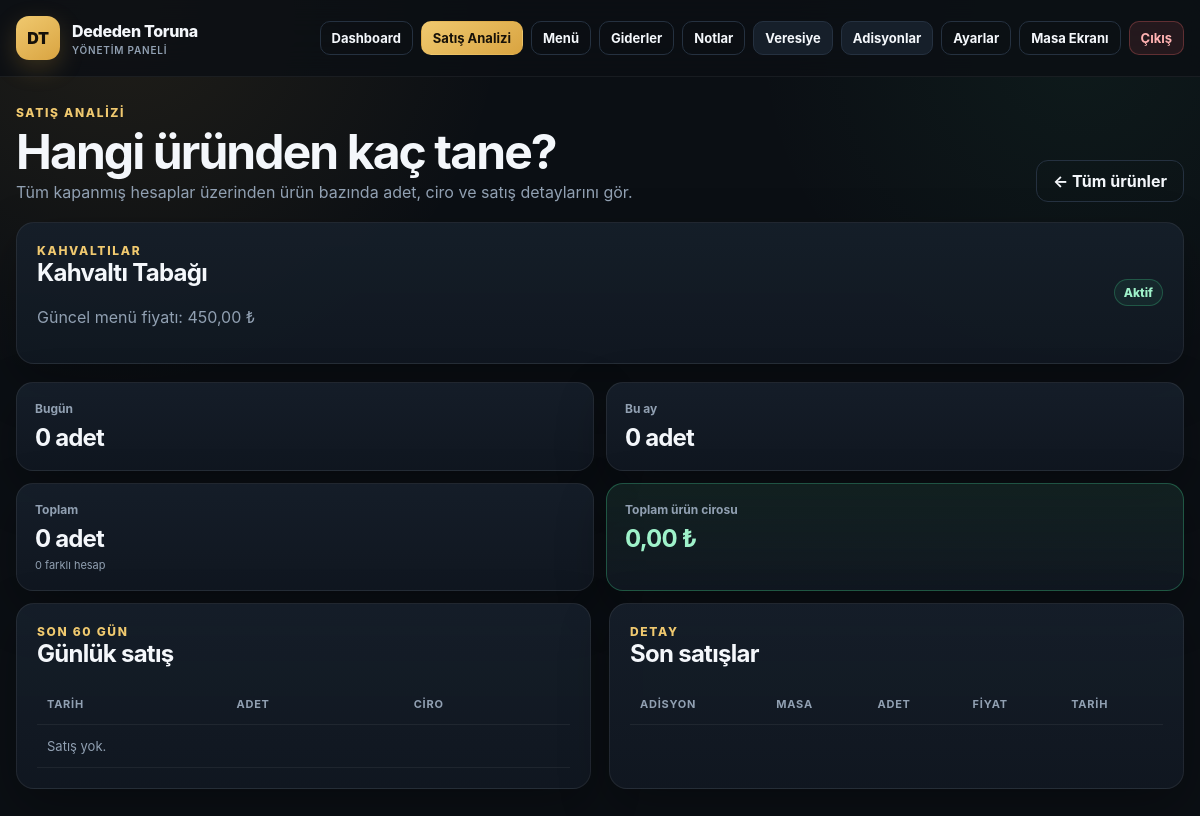
The app's page /admin/product_stats.php?product_id=2 (signed in) with its own data.
### tables this page shows
CREATE TABLE IF NOT EXISTS products (
    id INT UNSIGNED AUTO_INCREMENT PRIMARY KEY,
    category_id INT UNSIGNED NOT NULL,
    name VARCHAR(160) NOT NULL,
    description TEXT NULL,
    price DECIMAL(10,2) NOT NULL DEFAULT 0.00,
    is_active TINYINT(1) NOT NULL DEFAULT 1,
    created_at TIMESTAMP DEFAULT CURRENT_TIMESTAMP,
    updated_at TIMESTAMP DEFAULT CURRENT_TIMESTAMP ON UPDATE CURRENT_TIMESTAMP,
    CONSTRAINT fk_products_category FOREIGN KEY (category_id) REFERENCES categories(id)
        ON UPDATE CASCADE ON DELETE RESTRICT,
    INDEX idx_products_category (category_id),
    INDEX idx_products_active (is_active),
    INDEX idx_products_price (category_id, price, name)
);

CREATE TABLE IF NOT EXISTS categories (
    id INT UNSIGNED AUTO_INCREMENT PRIMARY KEY,
    name VARCHAR(120) NOT NULL UNIQUE,
    sort_order INT NOT NULL DEFAULT 0,
    created_at TIMESTAMP DEFAULT CURRENT_TIMESTAMP
);

### helpers.php (called while the page is built, shortened)
<?php
function e(string $value): string
{
    return htmlspecialchars($value, ENT_QUOTES, 'UTF-8');
}
function money(float $value): string
{
    return number_format($value, 2, ',', '.') . ' ₺';
}

### admin/product_stats.php (the view, shortened to what this page needs)
<?php
require __DIR__ . '/../config.php';require __DIR__ . '/../helpers.php';require_admin();$profile=business_profile($pdo);$productId=filter_input(INPUT_GET,'product_id',FILTER_VALIDATE_INT);
$detail=null;$recent=[];$daily=[];$summary=null;if($productId){$stmt=$pdo->prepare('SELECT p.*,c.name category_name FROM products p JOIN categories c ON c.id=p.category_id WHERE p.id=?');$stmt->execute([$productId]);$detail=$stmt->fetch();if($detail){$stmt=$pdo->prepare("SELECT COALESCE(SUM(oi.quantity),0) qty,COALESCE(SUM(oi.unit_price*oi.quantity),0) revenue,COUNT(DISTINCT o.id) bills,
COALESCE(SUM(CASE WHEN DATE(o.closed_at)=CURDATE() THEN oi.quantity ELSE 0 END),0) today_qty,
COALESCE(SUM(CASE WHEN YEAR(o.closed_at)=YEAR(CURDATE()) AND MONTH(o.closed_at)=MONTH(CURDATE()) THEN oi.quantity ELSE 0 END),0) month_qty
FROM order_items oi JOIN orders o ON o.id=oi.order_id WHERE oi.product_id=? AND o.status='paid'");$stmt->execute([$productId]);$summary=$stmt->fetch();$stmt=$pdo->prepare("SELECT DATE(o.closed_at) sale_date,SUM(oi.quantity) qty,SUM(oi.unit_price*oi.quantity) revenue FROM order_items oi JOIN orders o ON o.id=oi.order_id WHERE oi.product_id=? AND o.status='paid' AND o.closed_at>=DATE_SUB(CURDATE(),INTERVAL 60 DAY) GROUP BY DATE(o.closed_at) ORDER BY sale_date DESC");$stmt->execute([$productId]);$daily=$stmt->fetchAll();$stmt=$pdo->prepare("SELECT o.id order_id,t.table_no,oi.quantity,oi.unit_price,(oi.unit_price*oi.quantity) line_total,o.closed_at FROM order_items oi JOIN orders o ON o.id=oi.order_id JOIN cafe_tables t ON t.id=o.table_id WHERE oi.product_id=? AND o.status='paid' ORDER BY o.closed_at DESC LIMIT 40");$stmt->execute([$productId]);$recent=$stmt->fetchAll();}}
$activePage='stats';$pageTitle='Ürün Satış Analizi';require __DIR__ . '/_top.php';
?>
<section class="admin-heading"><div><div class="eyebrow">Satış Analizi</div><h1 class="admin-title">Hangi üründen kaç tane?</h1><p class="muted">Tüm kapanmış hesaplar üzerinden ürün bazında adet, ciro ve satış detaylarını gör.</p></div><?php if($detail):?><a class="btn btn-ghost" href="product_stats.php">← Tüm ürünler</a><?php endif;?></section>
<?php if($detail&&$summary):?><section class="panel product-detail-hero"><div><div class="eyebrow"><?= e($detail['category_name']) ?></div><h2><?= e($detail['name']) ?></h2><p class="muted">Güncel menü fiyatı: <?= money((float)$detail['price']) ?></p></div><span class="badge <?= (int)$detail['is_active']?'success':'' ?>"><?= (int)$detail['is_active']?'Aktif':'Pasif' ?></span></section><section class="finance-grid compact"><article class="finance-card"><span>Bugün</span><strong><?= (int)$summary['today_qty'] ?> adet</strong></article><article class="finance-card"><span>Bu ay</span><strong><?= (int)$summary['month_qty'] ?> adet</strong></article><article class="finance-card"><span>Toplam</span><strong><?= (int)$summary['qty'] ?> adet</strong><small><?= (int)$summary['bills'] ?> farklı hesap</small></article><article class="finance-card highlight"><span>Toplam ürün cirosu</span><strong><?= money((float)$summary['revenue']) ?></strong></article></section><section class="dashboard-grid"><div class="panel"><div class="panel-title"><div><div class="eyebrow">Son 60 Gün</div><h2>Günlük satış</h2></div></div><div class="table-wrap"><table class="data-table"><thead><tr><th>Tarih</th><th>Adet</th><th>Ciro</th></tr></thead><tbody><?php if(!$daily):?><tr><td colspan="3" class="muted">Satış yok.</td></tr><?php endif;?></tbody></table></div></div><div class="panel"><div class="panel-title"><div><div class="eyebrow">Detay</div><h2>Son satışlar</h2></div></div><div class="table-wrap"><table class="data-table"><thead><tr><th>Adisyon</th><th>Masa</th><th>Adet</th><th>Fiyat</th><th>Tarih</th></tr></thead></table></div></div></section><?php endif;?>
<?php require __DIR__ . '/_bottom.php'; ?>

### assets/style.css (style rules this page uses)
:root { --bg:#0b0f14; --panel:#111821; --panel-2:#161f2a; --line:#253140; --text:#f4f7fb; --muted:#91a0b2; --accent:#d9a441; --accent-2:#f0c96f; --success:#3ecf8e; --danger:#ff6b6b; --warning:#ffbf69; --shadow:0 18px 50px rgba(0,0,0,.28); --radius:18px; }
* { box-sizing:border-box }
html { scroll-behavior:smooth }
body { margin:0;font-family:Inter,ui-sans-serif,system-ui,-apple-system,BlinkMacSystemFont,"Segoe UI",sans-serif;color:var(--text);background:radial-gradient(circle at 10% 0%,rgba(217,164,65,.10),transparent 28%),radial-gradient(circle at 90% 5%,rgba(62,207,142,.06),transparent 24%),var(--bg);min-height:100vh }
a { color:inherit;text-decoration:none }
.btn { border:1px solid var(--line);border-radius:12px;min-height:42px;padding:0 16px;display:inline-flex;align-items:center;justify-content:center;gap:8px;background:var(--panel-2);color:var(--text);font-weight:750;transition:.18s ease }
.btn-ghost { background:transparent }
.hero-card,.stat-card,.panel,.table-card,.product-card,.receipt,.login-card,.finance-card { border:1px solid rgba(255,255,255,.07);background:linear-gradient(180deg,rgba(22,31,42,.93),rgba(17,24,33,.94));box-shadow:var(--shadow) }
.eyebrow { color:var(--accent-2);font-weight:800;text-transform:uppercase;letter-spacing:.14em;font-size:12px }
h1,h2,h3,p { margin-top:0 }
h1 { font-size:clamp(34px,5vw,62px);line-height:.98;letter-spacing:-.05em;margin:14px 0 18px;max-width:900px }
h2 { font-size:24px;letter-spacing:-.03em }
.panel { border-radius:18px;padding:20px }
.panel-title { display:flex;justify-content:space-between;align-items:center;gap:12px;margin-bottom:16px }
.panel-title h2,.panel-title h3 { margin:0 }
.muted { color:var(--muted) }
.data-table { width:100%;border-collapse:collapse }
.data-table th,.data-table td { text-align:left;padding:13px 10px;border-bottom:1px solid rgba(255,255,255,.06);vertical-align:middle }
.data-table th { color:var(--muted);font-size:11px;text-transform:uppercase;letter-spacing:.07em;white-space:nowrap }
.data-table td { font-size:13px }
.table-wrap { overflow:auto }
.badge { display:inline-flex;align-items:center;min-height:27px;padding:0 9px;border-radius:999px;font-size:12px;font-weight:800;border:1px solid var(--line);color:#cbd5e1;white-space:nowrap }
.badge.success { color:#9ff2ca;border-color:rgba(62,207,142,.28);background:rgba(62,207,142,.08) }
.admin-heading { display:flex;justify-content:space-between;align-items:end;gap:18px;margin-bottom:20px }
.admin-title { font-size:clamp(32px,5vw,48px);margin:8px 0 6px;line-height:1;letter-spacing:-.04em }
.admin-heading p { margin:0 }
.finance-grid { display:grid;grid-template-columns:repeat(5,minmax(0,1fr));gap:12px;margin:0 0 18px }
.finance-grid.compact { grid-template-columns:repeat(4,minmax(0,1fr));margin:0 0 12px }
.finance-card { border-radius:17px;padding:18px;min-width:0 }
.finance-card span { display:block;color:var(--muted);font-size:12px;font-weight:750 }
.finance-card strong { display:block;font-size:24px;letter-spacing:-.035em;margin-top:7px;white-space:nowrap }
.finance-card small { display:block;color:var(--muted);font-size:11px;margin-top:5px }
.finance-card.highlight { border-color:rgba(62,207,142,.32);background:linear-gradient(180deg,rgba(32,65,57,.38),rgba(17,24,33,.96)) }
.finance-card.highlight strong { color:#9ff2ca }
.dashboard-grid { display:grid;grid-template-columns:1fr 1fr;gap:18px;margin-bottom:18px }
.admin-page>.panel { margin-bottom:18px }
@media (max-width:1250px) { .finance-grid { grid-template-columns:repeat(3,1fr) } }
.product-detail-hero { display:flex;justify-content:space-between;align-items:center }
@media (max-width:1200px) { .finance-grid { grid-template-columns:repeat(3,minmax(0,1fr)) } }
@media (max-width:1200px) { .finance-grid.compact { grid-template-columns:repeat(2,minmax(0,1fr)) } }
.btn,.table-card,.quick-op,.quick-op-button,.product-card,.category-tab,.qty-btn,.mini-action,.add-btn,.dialog-close,.fullscreen-toggle,.payment-options label,.split-controls button,.quick-discounts button,.mobile-receipt-jump { -webkit-tap-highlight-color:transparent; touch-action:manipulation; }

### records on screen
products: category.name "KAHVALTILAR", name "Kahvaltı Tabağı", price "450,00 ₺"

### other values on screen
business_initials($name) "DT"
$name "Dededen Toruna"
$summary['today_qty'] "0"
$summary['month_qty'] "0"
$summary['qty'] "0"
$summary['bills'] "0"
money((float)$summary['revenue']) "0,00 ₺"
